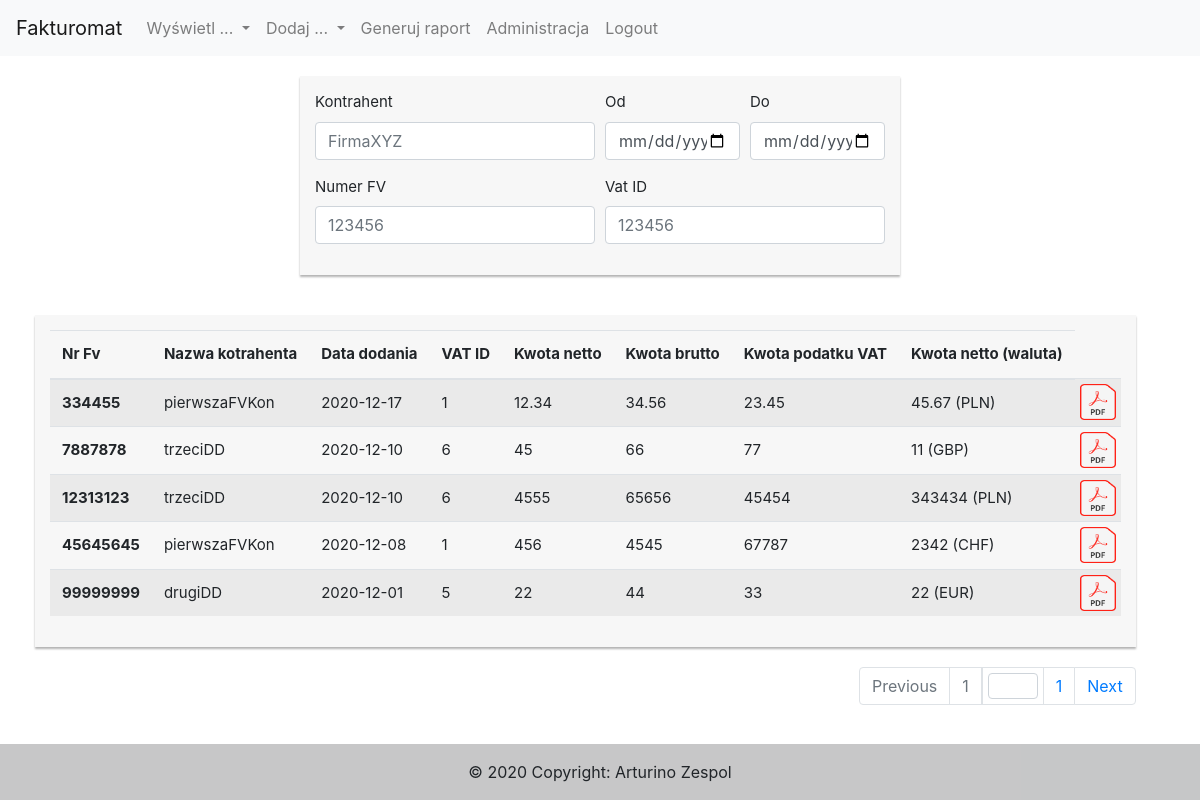
/index.php?action=login (signed in), run on the app's committed database.
### tables this page shows
CREATE TABLE `invoicesale` (
  `id` int(11) NOT NULL,
  `invoiceNumber` varchar(255) NOT NULL,
  `addDate` date NOT NULL,
  `vatID` int(11) NOT NULL,
  `amountNet` double NOT NULL,
  `amountTax` double NOT NULL,
  `amountGross` double NOT NULL,
  `amountNetCurrencyValue` double NOT NULL,
  `amountNetCurrency` int(2) NOT NULL
);

CREATE TABLE `contractor` (
  `vatID` int(11) NOT NULL,
  `name` varchar(100) NOT NULL
);

### models/repositories/InvoiceSaleRepository.php (called while the page is built, shortened)
<?php
global $config;
class InvoiceSaleRepository
{
    public function getAll( $limit = 0, $order="addDate") {
        global $config;
        $pdo = new PDO($config['dsn'], $config['login'], $config['password']);
        $query = "SELECT `id`, `invoiceNumber`, `addDate`,k.`vatID`,`name`, `amountNet`, `amountTax`, `amountGross`, `amountNetCurrencyValue`, `amountNetCurrency` FROM `invoiceSale` as `f` INNER JOIN `contractor` as `k` on k.vatID=f.vatID ORDER BY $order DESC".($limit != 0 ? " LIMIT $limit" : "");
        $sth = $pdo->prepare($query);
        $sth->execute();
        $result = $sth->fetchAll(PDO::FETCH_CLASS, "InvoiceSale");
        return $result;
    }
    public function getNumberOfRecords() {
        global $config;
        $pdo = new PDO($config['dsn'], $config['login'], $config['password']);
        $sth = $pdo->query("SELECT COUNT(*) as `count` from `invoicesale` ");
        return $sth->fetch(PDO::FETCH_ASSOC)['count'];
    }
}

### controllers/LoginController.php (called while the page is built, shortened)
<?php
class LoginController
{
    public function index()
    {
        InvoiceSaleController::index();
    }
}

### models/InvoiceSale.php (called while the page is built, shortened)
<?php
class InvoiceSale implements \JsonSerializable
{
    private $invoiceNumber;
    private $name;
    private $vatID;
    private $addDate;
    private $amountNet;
    private $amountGross;
    private $amountTax;
    private $amountNetCurrencyValue;
    private $amountNetCurrency;
    private $id;
    public function getId()
    {
        return $this->id;
    }
    public function getInvoiceNumber()
    {
        return $this->invoiceNumber;
    }
    public function getAddDate()
    {
        return $this->addDate;
    }
    public function getVatID()
    {
        return $this->vatID;
    }
    public function getName()
    {
        return $this->name;
    }
    public function getAmountNet()
    {
        return $this->amountNet;
    }
    public function getAmountTax()
    {
        return $this->amountTax;
    }
    public function getAmountGross()
    {
        return $this->amountGross;
    }
    public function getAmountNetCurrency()
    {
        return currencyEnum::currencyTable[$this->amountNetCurrency];
    }
    public function getAmountNetCurrencyValue()
    {
        return $this->amountNetCurrencyValue;
    }
}

### views/invoiceSale/invoiceSaleIndexView.php (the view, shortened to what this page needs)
<?php
class invoiceSaleIndexView
{
    public static function render($recordsMainTable, $numberOfRecordsInDB)
    {
        $id = "invoiceSaleIndex";
        ?>
        <?= Layout::header() ?>
            <div class="row">
                <div class="col"></div>
                <div class="col-md col-md-auto">
                    <div id="<?= $id ?>SearchBox" class="my-search-box">
                        <form id="<?= $id ?>SearchForm_">
                            <div class="form-row">
                                <div class="form-group col-lg-6 col-md-12">
                                    <label for="SearchForm_name">Kontrahent</label>
                                    <input id="SearchForm_name" maxlength="30" type="text" class="form-control" pattern="^[\d\w]*$" placeholder="FirmaXYZ" onfocusout="filterDataInInvoiceSaleIndexTable();">
                                </div>
                                <div class="form-group col-lg-3  col-md-6">
                                    <label for="SearchForm_dateAddStart">Od</label>
                                    <input id="SearchForm_dateAddStart" type="date" class="form-control" oninput="filterDataInInvoiceSaleIndexTable();">
                                </div>
                                <div class="form-group col-lg-3  col-md-6">
                                    <label for="SearchForm_dateAddEnd">Do</label>
                                    <input id="SearchForm_dateAddEnd" type="date" class="form-control" oninput="filterDataInInvoiceSaleIndexTable();">
                                </div>
                                <div class="form-group col-lg-6  col-md-6">
                                    <label for="SearchForm_invoiceNumber">Numer FV</label>
                                    <input id="SearchForm_invoiceNumber" maxlength="15" type="text" class="form-control" pattern="^\d*$" placeholder="123456" onfocusout="filterDataInInvoiceSaleIndexTable();">
                                </div>
                                <div class="form-group col-lg-6  col-md-6">
                                    <label for="SearchForm_vatID">Vat ID</label>
                                    <input id="SearchForm_vatID" maxlength="15" type="text" class="form-control" pattern="^\d*$" placeholder="123456" onfocusout="filterDataInInvoiceSaleIndexTable();">
                                </div>
                            </div>
                        </form>
                    </div>
                </div>
                <div class="col"></div>
            </div>
            <div class="row">
                <div class="col-md col-md-auto">
                    <div id="invoice-sale-index" class="my-form-box">
                        <table id="<?= $id ?>Table" class="table table-striped">
                            <thead>
                            <tr>
                                <th scope="col">Nr Fv</th>
                                <th scope="col">Nazwa kotrahenta</th>
                                <th scope="col">Data dodania</th>
                                <th scope="col" class="showDataIndexTableWider">VAT ID</th>
                                <th scope="col" class="showDataIndexTableWider">Kwota netto</th>
                                <th scope="col" class="showDataIndexTableWider">Kwota brutto</th>
                                <th scope="col" class="showDataIndexTableWider">Kwota podatku VAT</th>
                                <th scope="col" class="showDataIndexTableWider">Kwota netto (waluta)</th>
                            </tr>
                            </thead>
                            <tbody>
                                <?php
                                    foreach ($recordsMainTable as $val) {
                                        echo '<tr>';
                                        echo '<th scope="row">'.$val->getInvoiceNumber().'</th>';
                                        echo '<td class="invoiceSaleIndexTableContractorName">'.$val->getName().'</td>';
                                        echo '<td class="invoiceSaleIndexTableAddDate">'.$val->getAddDate().'</td>';
                                        echo '<td class="showDataIndexTableWider">'.$val->getVatID().'</td>';
                                        echo '<td class="showDataIndexTableWider">'.$val->getAmountNet().'</td>';
                                        echo '<td class="showDataIndexTableWider">'.$val->getAmountGross().'</td>';
                                        echo '<td class="showDataIndexTableWider">'.$val->getAmountTax().'</td>';
                                        echo '<td class="showDataIndexTableWider">'.$val->getAmountNetCurrencyValue().' ('.$val->getAmountNetCurrency().')</td>';
                                        echo '<td class="showDataIndexTableWider"><a class="btn" href="index.php?action=getFile&fileType=invoiceSale&fileNumber='
                                            .$val->getId()
                                            .'"><img class="pdfIcon" src="./images/pdf_image.png"></a></td>';
                                        echo '</tr>';
                                    }
                                ?>
                            </tbody>
                        </table>
                    </div>
                    <nav id="Nav" class="my-navs" aria-label="...">
                        <ul class="pagination justify-content-end">
                            <li id="NavPrev" class="page-item disabled">
                                <button  class="page-link" onclick="changePageInInvoiceSaleIndexTable('prev');" aria-disabled="true">Previous</button>
                            </li>
                            <li id="NavFirst" class="page-item disabled">
                                <button  class="page-link" onclick="changePageInInvoiceSaleIndexTable('1');" aria-disabled="true" >1</button>
                            </li>
                            <li class="page-item" aria-current="page">
                                <a id="NavPageSelector" class="page-link" href="#">
                                    <input type="number" maxlength="4" min="1" class="form-control" oninput="changePageInInvoiceSaleIndexTable(this.value);">
                                </a>
                            </li>
                            <li id="NavLast" class="page-item">
                                <button  class="page-link" onclick="changePageInInvoiceSaleIndexTable('0');"><?= $numberOfRecordsInDB ?></button>
                            </li>
                            <li id="NavNext" class="page-item">
                                <button  class="page-link" onclick="changePageInInvoiceSaleIndexTable('next');">Next</button>
                            </li>
                        </ul>
                    </nav>
                </div>
            </div>
        <?= Layout::footer() ?>
        <?php
        $html = ob_get_clean();
        return $html;
    }
}
?>

### index.php (shortened to what this page needs)
<?php
$action = isset($_GET['action']) ? $_GET['action'] : null;
$loginController = new LoginController(new UserRepository());
switch ($action) {
    case 'login':
        $loginController->index();
        break;
}

### controllers/InvoiceSaleController.php (shortened to what this page needs)
<?php
class InvoiceSaleController
{
    private static $limit = 5;
    public static function index() {
        $invoiceSaleRepository = new InvoiceSaleRepository();
        $records = $invoiceSaleRepository->getAll(self::$limit);
        $numOfRecords = $invoiceSaleRepository->getNumberOfRecords();
        echo invoiceSaleIndexView::render($records, ceil($numOfRecords/self::$limit));
    }
}

### views/Layout.php (shortened to what this page needs)
<?php
class Layout
{
    public static function header($params = [])
    {
        ?>
        <!DOCTYPE html>
        <html lang="pl">
            <head>
                <link rel="stylesheet" href="https://cdn.jsdelivr.net/npm/bootstrap@4.5.3/dist/css/bootstrap.min.css">
                <link rel="stylesheet" href="styles.css">
            </head>
            <body>
                <?= self::navbar(['userType' => "admin"])  ?>
                <div class="container-fluid">
        <?php
        $html = ob_get_clean();
        return $html;
    }
    public static function footer($params = [])
    {
        ?>
                </div>
                    <div class="footer fixed-bottom">
                        <footer class="bg-light text-center text-lg-start">
                            <div class="text-center p-3" style="background-color: rgba(0, 0, 0, 0.2)">
                                © 2020 Copyright: Arturino Zespol
                            </div>
                        </footer>
                    </div>
                </body>
            </html>
        <?php
        $html = ob_get_clean();
        return $html;
    }
    private static function navbar($params = [])
    {
        $userType = $params['userType'];
        ?>
            <nav class="navbar navbar-expand-lg navbar-light bg-light">
                <a class="navbar-brand" href="#">Fakturomat</a>
                <div class="collapse navbar-collapse" id="navbarSupportedContent">
        <?php
        switch ($userType) {
                ?>
                <?php
            case "admin":
                ?>
                        <ul class="navbar-nav">
                            <li class="nav-item dropdown">
                                <a class="nav-link dropdown-toggle" href="#" id="navbarDropdown" role="button" data-toggle="dropdown" aria-haspopup="true" aria-expanded="false">
                                    Wyświetl ...
                                </a>
                            </li>
                            <li class="nav-item dropdown">
                                <a class="nav-link dropdown-toggle" href="#" id="navbarDropdown" role="button" data-toggle="dropdown" aria-haspopup="true" aria-expanded="false">
                                    Dodaj ...
                                </a>
                            </li>
                            <li class="nav-item">
                                <a class="nav-link" href="./index.php?action=generateReport-show">Generuj raport</a>
                            </li>
                            <li class="nav-item">
                                <a class="nav-link" href="./index.php?action=admin">Administracja</a>
                            </li>
                            <li class="nav-item">
                                <a class="nav-link" href="./index.php?action=logout">Logout</a>
                            </li>
                        </ul>
                <?php
                break;
                ?>
                <?php
        }
        ?>
                </div>
            </nav>
        <?php
        $html = ob_get_clean();
        return $html;
    }
}
?>

### styles.css (style rules this page uses)
#form-control, .btn { min-height: 38px; border-radius: 2px; }
.my-form-box { background: #f7f7f7; font-size: 15px; margin: 20px; box-shadow: 0px 2px 2px rgba(0, 0, 0, 0.3); padding: 15px; }
.my-search-box { background: #f7f7f7; font-size: 15px; margin: 20px; box-shadow: 0px 2px 2px rgba(0, 0, 0, 0.3); padding: 15px; max-width: 600px; }
th.showDataIndexTableWider,td.showDataIndexTableWider { display: none; }
@media (min-width: 992px) { th.showDataIndexTableWider,td.showDataIndexTableWider { display: table-cell; } }
td.showDataIndexTableWider:nth-child(10) { margin: auto; vertical-align: center; padding: 4px; }
td.showDataIndexTableWider a.btn { margin: 0px; padding: 0px; }
.pdfIcon { width: 36px; height: 36px; }
.my-navs { margin: 20px; }
#NavPageSelector { margin: 0px; padding: 5px; }
#NavPageSelector input { margin: 0px; padding: 5px; width: 50px; height: 26px; }

### data on the page
invoicesale: invoiceNumber "334455", vatID.name "pierwszaFVKon", addDate "2020-12-17", vatID.vatID "1", amountNet "12.34", amountGross "34.56", amountTax "23.45", amountNetCurrencyValue "45.67", amountNetCurrency "PLN"
invoicesale: invoiceNumber "7887878", vatID.name "trzeciDD", addDate "2020-12-10", vatID.vatID "6", amountNet "45", amountGross "66", amountTax "77", amountNetCurrencyValue "11", amountNetCurrency "GBP"
invoicesale: invoiceNumber "12313123", vatID.name "trzeciDD", addDate "2020-12-10", vatID.vatID "6", amountNet "4555", amountGross "65656", amountTax "45454", amountNetCurrencyValue "343434", amountNetCurrency "PLN"
invoicesale: invoiceNumber "45645645", vatID.name "pierwszaFVKon", addDate "2020-12-08", vatID.vatID "1", amountNet "456", amountGross "4545", amountTax "67787", amountNetCurrencyValue "2342", amountNetCurrency "CHF"
invoicesale: invoiceNumber "99999999", vatID.name "drugiDD", addDate "2020-12-01", vatID.vatID "5", amountNet "22", amountGross "44", amountTax "33", amountNetCurrencyValue "22", amountNetCurrency "EUR"

### other printed values
$numberOfRecordsInDB "1"
